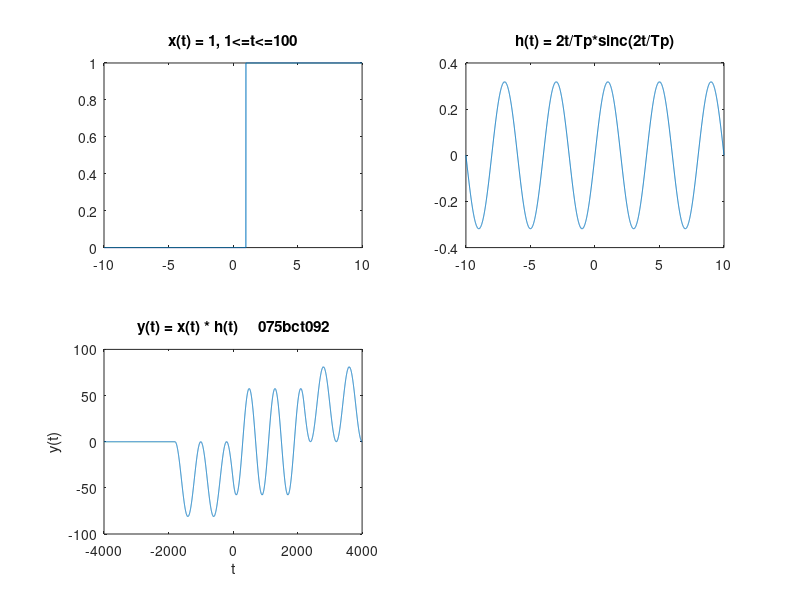

Source code (MATLAB):
t = -10:0.005:10;
Tp = 4;
ht = 2*t/Tp.*sinc(2*t/Tp);
xt = double(and(t>=1,t<=100));
subplot(2,2,1);
plot(t,xt);
title('x(t) = 1, 1<=t<=100');
subplot(2,2,2);
plot(t,ht);
title('h(t) = 2t/Tp*sinc(2t/Tp)');
subplot(2,2,3);
r = -(length(t)-1):length(t)-1;
y = conv(xt,ht);
plot(r,y)
title('y(t) = x(t) * h(t)     075bct092');
xlabel('t');
ylabel('y(t)');
